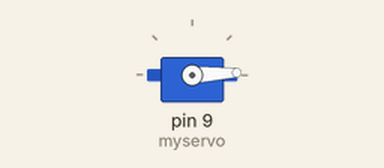
The sketch below on a simulated Arduino Uno, built with avr-gcc and run on an emulated ATmega328P. Parts: servo.

Above: at 0.05 s.
At 0.9 s:
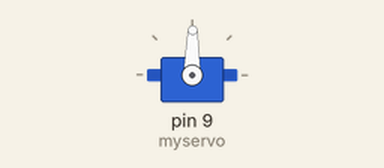
At 1.75 s:
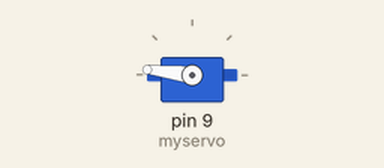
At 3.45 s:
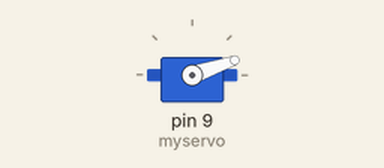
Timing chart, 0 to 8.3 s (numbered marks = the images above):
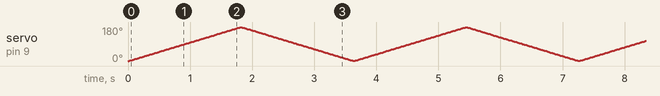

The sketch:

servo.ino
```cpp
#include <Servo.h>//之间要有空格，否则编译时会报错。
Servo myservo;
void setup() {
  myservo.attach(9);
}
int i =0;
void loop() {
  for(i=0;i<180;i++){
    myservo.write(i);//设置舵机旋转的角度
    delay(10);
  }
  for(i=180;i>0;i--){
    myservo.write(i);//设置舵机旋转的角度
    delay(10);
  }
}
```
